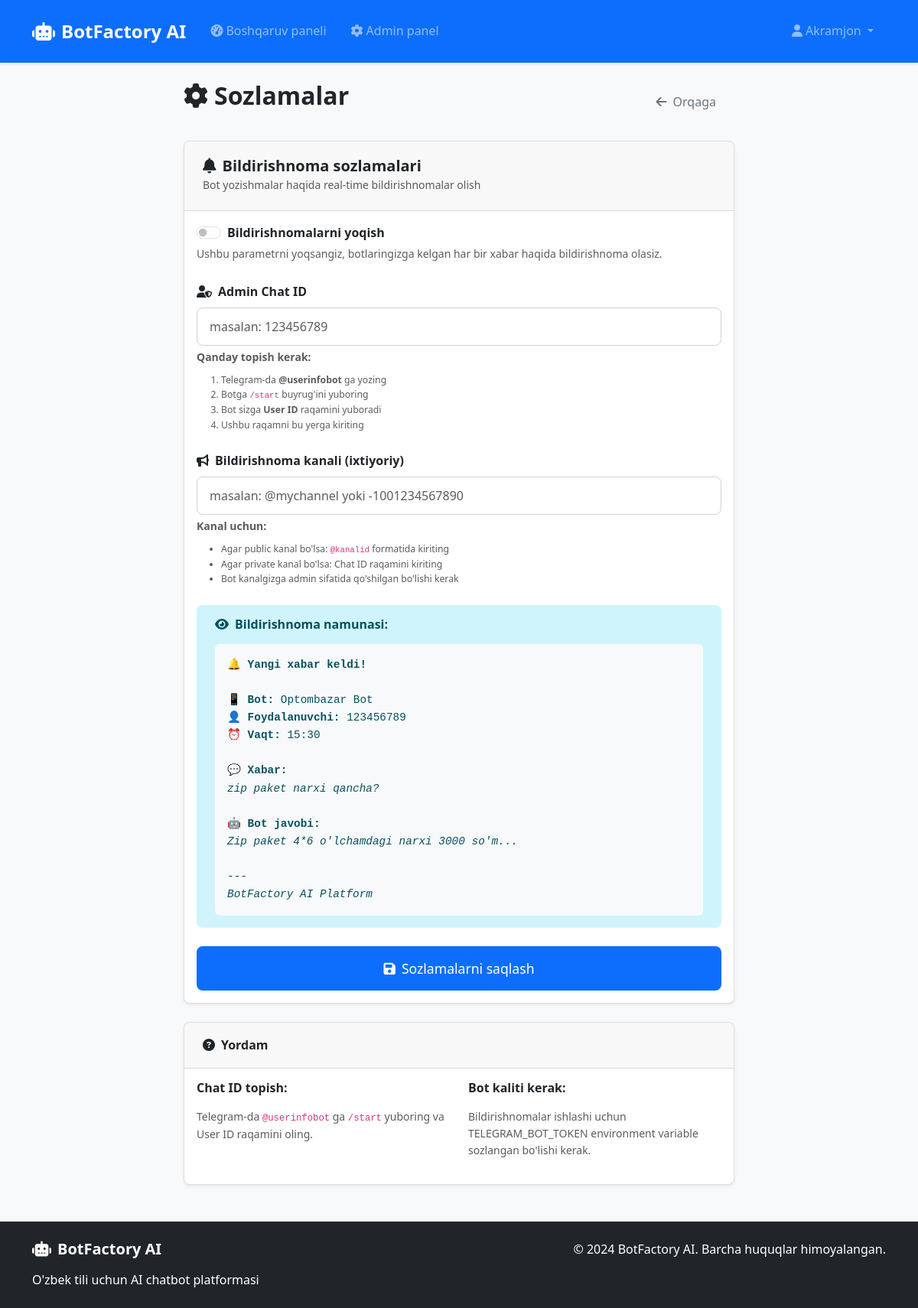
Before: /settings (signed in) with the older database file.
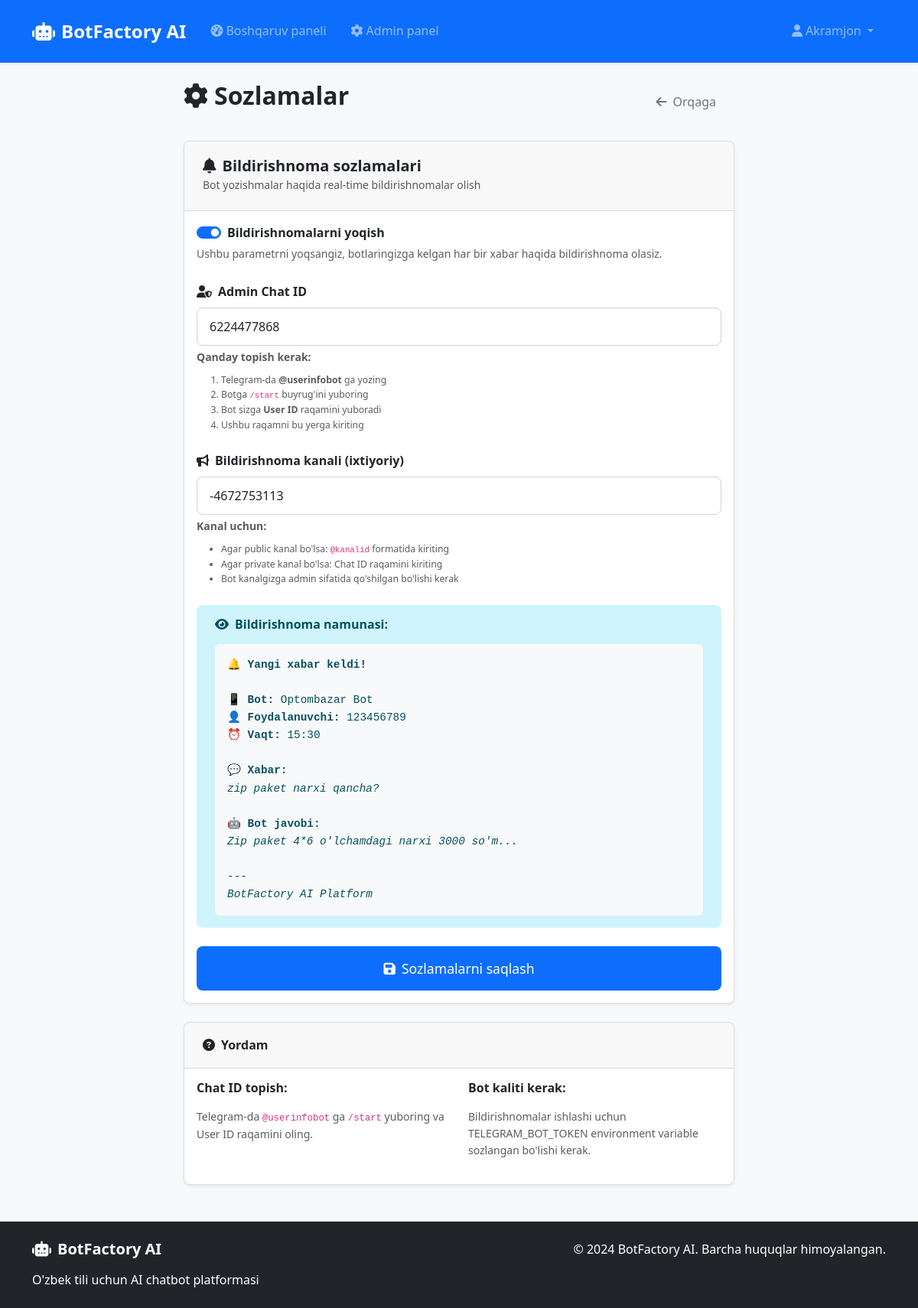
After: the same page with the newer database file.
### models.py (models this page shows, shortened)
class User(UserMixin, db.Model):
    id = db.Column(db.Integer, primary_key=True)
    username = db.Column(db.String(64), unique=True, nullable=False)
    email = db.Column(db.String(120), unique=True, nullable=False)
    password_hash = db.Column(db.String(256), nullable=False)
    language = db.Column(db.String(2), default='uz')  # uz/ru/en
    subscription_type = db.Column(db.String(20), default='free')  # free/basic/premium/admin
    subscription_end_date = db.Column(db.DateTime)
    is_admin = db.Column(db.Boolean, default=False)
    _is_active = db.Column('is_active', db.Boolean, default=True)
    created_at = db.Column(db.DateTime, default=datetime.utcnow)
    telegram_id = db.Column(db.String(50), unique=True)
    instagram_id = db.Column(db.String(50), unique=True)
    whatsapp_number = db.Column(db.String(20), unique=True)
    phone_number = db.Column(db.String(20))
    admin_chat_id = db.Column(db.String(50))  # Admin telegram chat ID for notifications
    notification_channel = db.Column(db.String(100))  # Telegram channel for notifications
    notifications_enabled = db.Column(db.Boolean, default=False)
    bots = db.relationship('Bot', backref='owner', lazy=True, cascade='all, delete-orphan')
    payments = db.relationship('Payment', backref='user', lazy=True)
    @property
    def is_active(self):
        return self._is_active
    @is_active.setter
    def is_active(self, value):
        """Allow setting is_active"""
        self._is_active = value

### routes.py (the view)
@main_bp.route('/settings')
@login_required
def settings():
    return render_template('settings.html')

### app.py (called while the page is built)
@app.after_request
def after_request(response):
    response.headers["Cache-Control"] = "no-cache, no-store, must-revalidate"
    response.headers["Pragma"] = "no-cache"
    response.headers["Expires"] = "0"
    return response

@login_manager.user_loader
def load_user(user_id):
    from models import User
    return User.query.get(int(user_id))

### templates/settings.html (shortened to what the changed rows need)
{% extends "base.html" %}
{% block content %}
<div class="container mt-4">
    <div class="row">
        <div class="col-lg-8 mx-auto">
            <div class="d-flex justify-content-between align-items-center mb-4">
                <h2><i class="fas fa-cog me-2"></i>Sozlamalar</h2>
            </div>
            <div class="card mb-4">
                <div class="card-body">
                    <form method="POST" action="{{ url_for('main.update_notification_settings') }}">
                        <div class="mb-4">
                            <div class="form-check form-switch">
                                <input class="form-check-input" type="checkbox" id="notifications_enabled"
                                       name="notifications_enabled"
                                       {% if current_user.notifications_enabled %}checked{% endif %}>
                                <label class="form-check-label" for="notifications_enabled">
                                    <strong>Bildirishnomalarni yoqish</strong>
                                </label>
                            </div>
                        </div>
                        <div class="mb-4">
                            <label for="admin_chat_id" class="form-label">
                                <i class="fas fa-user-shield me-2"></i>Admin Chat ID
                            </label>
                            <input type="text" class="form-control" id="admin_chat_id" name="admin_chat_id"
                                   value="{{ current_user.admin_chat_id or '' }}"
                                   placeholder="masalan: 123456789">
                            <div class="form-text">
                                <strong>Qanday topish kerak:</strong>
                                <ol class="small mt-2 mb-0">
                                </ol>
                            </div>
                        </div>
                        <div class="mb-4">
                            <label for="notification_channel" class="form-label">
                                <i class="fas fa-bullhorn me-2"></i>Bildirishnoma kanali (ixtiyoriy)
                            </label>
                            <input type="text" class="form-control" id="notification_channel" name="notification_channel"
                                   value="{{ current_user.notification_channel or '' }}"
                                   placeholder="masalan: @mychannel yoki -1001234567890">
                            <div class="form-text">
                                <strong>Kanal uchun:</strong>
                                <ul class="small mt-2 mb-0">
                                </ul>
                            </div>
                        </div>
                    </form>
                </div>
            </div>
        </div>
    </div>
</div>
{% endblock %}

### templates/base.html (shortened to what this page needs)
<!DOCTYPE html>
<html lang="uz">
<head>
    <link href="https://cdn.jsdelivr.net/npm/bootstrap@5.3.0/dist/css/bootstrap.min.css" rel="stylesheet">
    <link href="https://cdnjs.cloudflare.com/ajax/libs/font-awesome/6.4.0/css/all.min.css" rel="stylesheet">
    <link href="{{ url_for('static', filename='css/style.css') }}" rel="stylesheet">
</head>
<body>
    <nav class="navbar navbar-expand-lg navbar-dark bg-primary">
        <div class="container">
            <a class="navbar-brand" href="{{ url_for('main.index') }}">
                <i class="fas fa-robot me-2"></i>BotFactory AI
            </a>
            <div class="collapse navbar-collapse" id="navbarNav">
                <ul class="navbar-nav me-auto">
                    {% if current_user.is_authenticated %}
                        <li class="nav-item">
                            <a class="nav-link" href="{{ url_for('main.dashboard') }}">
                                <i class="fas fa-tachometer-alt me-1"></i>Boshqaruv paneli
                            </a>
                        </li>
                        {% if current_user.is_admin %}
                        <li class="nav-item">
                            <a class="nav-link" href="{{ url_for('main.admin') }}">
                                <i class="fas fa-cog me-1"></i>Admin panel
                            </a>
                        </li>
                        {% endif %}
                    {% endif %}
                </ul>
                <ul class="navbar-nav">
                    {% if current_user.is_authenticated %}
                        <li class="nav-item dropdown">
                            <a class="nav-link dropdown-toggle" href="#" role="button" data-bs-toggle="dropdown">
                                <i class="fas fa-user me-1"></i>{{ current_user.username }}
                            </a>
                        </li>
                    {% endif %}
                </ul>
            </div>
        </div>
    </nav>
    <main class="container my-4">
        {% block content %}{% endblock %}
    </main>
    <footer class="bg-dark text-white py-4 mt-5">
        <div class="container">
            <div class="row">
                <div class="col-md-6">
                    <h5><i class="fas fa-robot me-2"></i>BotFactory AI</h5>
                    <p class="mb-0">O'zbek tili uchun AI chatbot platformasi</p>
                </div>
                <div class="col-md-6 text-md-end">
                    <p class="mb-0">&copy; 2024 BotFactory AI. Barcha huquqlar himoyalangan.</p>
                </div>
            </div>
        </div>
    </footer>
</body>
</html>

Changed rows visible on the page:
changed User "Akramjon": notifications_enabled "☐" → "☑"; admin_chat_id (not shown) → "6224477868"; notification_channel (not shown) → "-4672753113"
